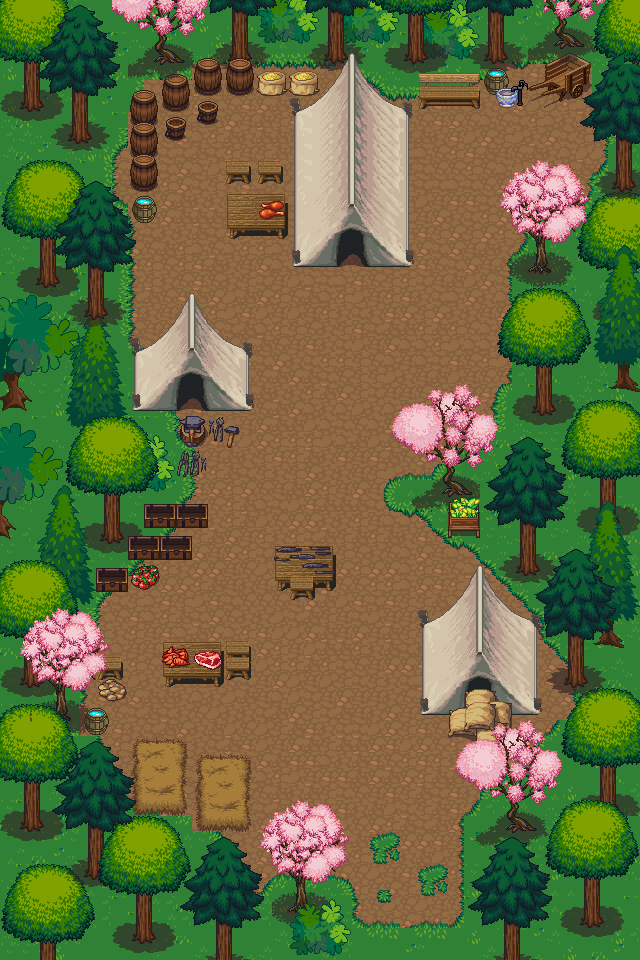

Rendered tile map (Tiled .tmx) drawn with the repository's tilesets; below, a short description and the map source with its tile grids summarised:
An orthogonal 40x60 tile map with 16x16 px tiles, 3 tile layers (ground, top1, top2), 6 tilesets and 20 objects.

<map version="1.0" orientation="orthogonal" renderorder="right-down" width="40" height="60" tilewidth="16" tileheight="16" nextobjectid="207">
 <tileset firstgid="1" name="terrain_atlas" tilewidth="16" tileheight="16" tilecount="4096" columns="64">
  <image source="tilesets/terrain_atlas.png" width="1024" height="1024" />
 </tileset>
 <tileset firstgid="4097" name="base_out_atlas" tilewidth="16" tileheight="16" tilecount="4096" columns="64">
  <image source="tilesets/base_out_atlas.png" width="1024" height="1024" />
 </tileset>
 <tileset firstgid="8193" name="plant repack" tilewidth="16" tileheight="16" tilecount="676" columns="26">
  <image source="tilesets/plant repack.png" width="416" height="416" />
 </tileset>
 <tileset firstgid="8869" name="town" tilewidth="16" tileheight="16" tilecount="1024" columns="32">
  <image source="tilesets/town.png" width="512" height="512" />
 </tileset>
 <tileset firstgid="9893" name="build_atlas" tilewidth="16" tileheight="16" tilecount="4096" columns="64">
  <image source="tilesets/build_atlas.png" width="1024" height="1024" />
 </tileset>
 <tileset firstgid="13989" name="obj_misk_atlas" tilewidth="16" tileheight="16" tilecount="4096" columns="64">
  <image source="tilesets/obj_misk_atlas.png" width="1024" height="1024" />
 </tileset>
 <layer name="ground" width="40" height="60">
  <data>[2400 cells, 2400 non-empty, 35 distinct tile ids]</data>
 </layer>
 <layer name="top1" width="40" height="60">
  <data>[2400 cells, 986 non-empty, 275 distinct tile ids]</data>
 </layer>
 <layer name="top2" width="40" height="60">
  <data>[2400 cells, 1064 non-empty, 383 distinct tile ids]</data>
 </layer>
 <objectgroup name="barrieren">
  <object id="187" x="352" y="957.333">
   <polyline points="0,0 0,-93.3333 -32,-157.333 -96,-125.333 -176,-125.333 -208,-141.333 -240,-221.333 -240,-253.333 -224,-269.333 -224,-301.333 -256,-333.333 -256,-349.333 -224,-365.333 -208,-365.333 -192,-381.333 -160,-397.333 -144,-429.333 -144,-493.333 -96,-557.333 -96,-605.333 -160,-653.333 -224,-605.333 -224,-685.333 -224,-733.333 -208,-733.333 -192,-749.333 -192,-813.333 -192,-797.333 -112,-861.333 -64,-861.333 -64,-797.333" />
  </object>
  <object id="189" x="288" y="160">
   <polyline points="0,0 -64,16 -64,64 -48,80 0,80 16,112 32,112 48,80 80,80 96,112 112,112 128,96 128,-48 304,-48 304,0 224,32 224,144 208,176 224,208 192,256 176,224 112,256 112,272 144,304 160,352 160,368 192,400 128,480 144,560 176,592 176,608 208,656 192,720 208,800" />
  </object>
  <object id="190" x="160" y="672">
   <polyline points="0,0 0,-32 80,-32 96,-16 80,0 48,16 16,16 0,0" />
  </object>
  <object id="191" x="272" y="560">
   <polyline points="0,0 16,-16 48,-16 64,0 64,16 48,32 16,32 0,16 0,0" />
  </object>
 </objectgroup>
 <objectgroup name="schatztruhen">
  <object id="115" x="224" y="96" width="16" height="16">
   <properties>
    <property name="Inhalt" value="MaxHP" />
    <property name="typ" value="2" />
   </properties>
  </object>
  <object id="196" x="112" y="720" width="16" height="16">
   <properties>
    <property name="Inhalt" value="Nahrung2" />
    <property name="typ" value="2" />
   </properties>
  </object>
 </objectgroup>
 <objectgroup name="enemyHumanoid">
  <object id="197" x="176" y="576" width="16" height="16">
   <properties>
    <property name="typ" value="raider-1" />
   </properties>
  </object>
  <object id="198" x="192" y="688" width="16" height="16">
   <properties>
    <property name="typ" value="raider-1" />
   </properties>
  </object>
  <object id="199" x="304" y="304" width="16" height="16">
   <properties>
    <property name="typ" value="raider-2" />
   </properties>
  </object>
  <object id="200" x="288" y="656" width="16" height="16">
   <properties>
    <property name="typ" value="raider-3" />
   </properties>
  </object>
  <object id="201" x="372" y="527" width="16" height="16">
   <properties>
    <property name="typ" value="raider-2" />
   </properties>
  </object>
  <object id="202" x="176" y="256" width="16" height="16">
   <properties>
    <property name="typ" value="raider-1" />
   </properties>
  </object>
  <object id="203" x="512" y="128" width="16" height="16">
   <properties>
    <property name="typ" value="raider-1" />
   </properties>
  </object>
  <object id="204" x="384" y="304" width="16" height="16">
   <properties>
    <property name="typ" value="raider-3" />
   </properties>
  </object>
  <object id="205" x="448" y="288" width="16" height="16">
   <properties>
    <property name="typ" value="raider-1" />
   </properties>
  </object>
 </objectgroup>
 <objectgroup name="areaborder">
  <object id="193" x="328.5" y="254.5">
   <properties>
    <property name="ausgang" value="haus6" />
    <property name="nextMap" value="9006" />
   </properties>
   <polyline points="0,0 48,0" />
  </object>
  <object id="195" x="352" y="960">
   <properties>
    <property name="ausgang" value="ost" />
    <property name="nextMap" value="9" />
   </properties>
   <polyline points="0,0 144,0" />
  </object>
  <object id="206" x="320" y="832">
   <properties>
    <property name="dialog" value="180001" />
    <property name="nachbedfalse" value="7" />
    <property name="nachbedtrue" value="8" />
    <property name="vorbed" value="7" />
   </properties>
   <polyline points="0,0 175.833,0" />
  </object>
 </objectgroup>
 <objectgroup name="startpunkt">
  <object id="136" x="352" y="272" width="16" height="16">
   <properties>
    <property name="start" value="haus6" />
   </properties>
  </object>
  <object id="192" x="416" y="928" width="16" height="16">
   <properties>
    <property name="start" value="ost" />
   </properties>
  </object>
 </objectgroup>
</map>
